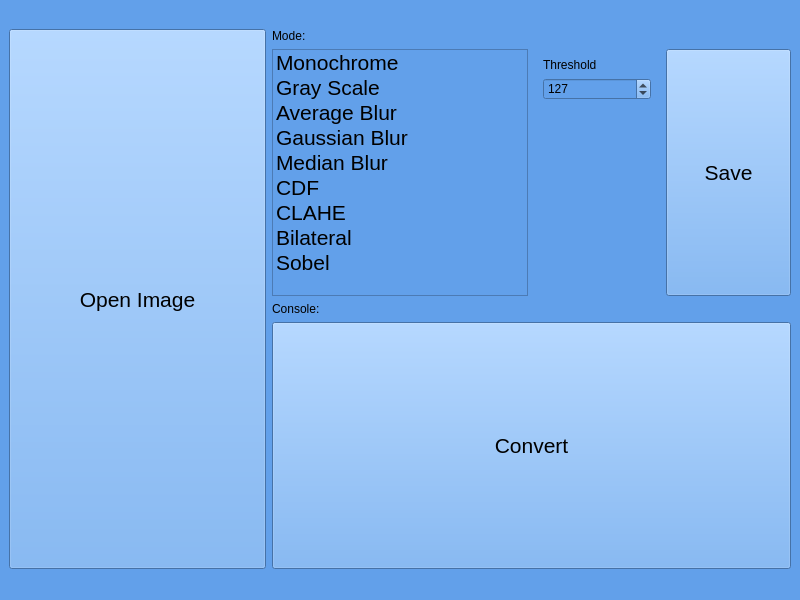
<?xml version="1.0" encoding="UTF-8"?>
<ui version="4.0">
 <class>MainWindow</class>
 <widget class="QMainWindow" name="MainWindow">
  <property name="geometry">
   <rect>
    <x>0</x>
    <y>0</y>
    <width>800</width>
    <height>600</height>
   </rect>
  </property>
  <property name="windowTitle">
   <string>Image Processing</string>
  </property>
  <property name="styleSheet">
   <string notr="true">
background-color: rgb(98, 160, 234);</string>
  </property>
  <widget class="QWidget" name="centralwidget">
   <layout class="QGridLayout" name="gridLayout">
    <item row="0" column="0">
     <widget class="QLabel" name="previewLabel">
      <property name="text">
       <string/>
      </property>
     </widget>
    </item>
    <item row="0" column="2">
     <widget class="QLabel" name="showLabel">
      <property name="text">
       <string/>
      </property>
     </widget>
    </item>
    <item row="1" column="1" colspan="2">
     <layout class="QVBoxLayout" name="verticalLayout">
      <item>
       <widget class="QLabel" name="label">
        <property name="sizePolicy">
         <sizepolicy hsizetype="Fixed" vsizetype="Preferred">
          <horstretch>0</horstretch>
          <verstretch>0</verstretch>
         </sizepolicy>
        </property>
        <property name="text">
         <string>Mode:</string>
        </property>
       </widget>
      </item>
      <item>
       <layout class="QHBoxLayout" name="horizontalLayout_4">
        <item>
         <widget class="QListWidget" name="listWidget">
          <property name="sizePolicy">
           <sizepolicy hsizetype="Preferred" vsizetype="Expanding">
            <horstretch>0</horstretch>
            <verstretch>0</verstretch>
           </sizepolicy>
          </property>
          <item>
           <property name="text">
            <string>Monochrome</string>
           </property>
           <property name="font">
            <font>
             <pointsize>16</pointsize>
            </font>
           </property>
           <property name="background">
            <brush brushstyle="NoBrush">
             <color alpha="255">
              <red>0</red>
              <green>0</green>
              <blue>0</blue>
             </color>
            </brush>
           </property>
          </item>
          <item>
           <property name="text">
            <string>Gray Scale</string>
           </property>
           <property name="font">
            <font>
             <pointsize>16</pointsize>
            </font>
           </property>
           <property name="background">
            <brush brushstyle="NoBrush">
             <color alpha="255">
              <red>0</red>
              <green>0</green>
              <blue>0</blue>
             </color>
            </brush>
           </property>
          </item>
          <item>
           <property name="text">
            <string>Average Blur</string>
           </property>
           <property name="font">
            <font>
             <pointsize>16</pointsize>
            </font>
           </property>
           <property name="foreground">
            <brush brushstyle="NoBrush">
             <color alpha="255">
              <red>0</red>
              <green>0</green>
              <blue>0</blue>
             </color>
            </brush>
           </property>
          </item>
          <item>
           <property name="text">
            <string>Gaussian Blur</string>
           </property>
           <property name="font">
            <font>
             <family>Ubuntu</family>
             <pointsize>16</pointsize>
            </font>
           </property>
          </item>
          <item>
           <property name="text">
            <string>Median Blur</string>
           </property>
           <property name="font">
            <font>
             <pointsize>16</pointsize>
            </font>
           </property>
          </item>
          <item>
           <property name="text">
            <string>CDF</string>
           </property>
           <property name="font">
            <font>
             <pointsize>16</pointsize>
            </font>
           </property>
          </item>
          <item>
           <property name="text">
            <string>CLAHE</string>
           </property>
           <property name="font">
            <font>
             <pointsize>16</pointsize>
            </font>
           </property>
          </item>
          <item>
           <property name="text">
            <string>Bilateral</string>
           </property>
           <property name="font">
            <font>
             <pointsize>16</pointsize>
            </font>
           </property>
          </item>
          <item>
           <property name="text">
            <string>Sobel</string>
           </property>
           <property name="font">
            <font>
             <pointsize>16</pointsize>
            </font>
           </property>
          </item>
         </widget>
        </item>
        <item>
         <widget class="QStackedWidget" name="stackedWidget">
          <property name="sizePolicy">
           <sizepolicy hsizetype="Preferred" vsizetype="Preferred">
            <horstretch>0</horstretch>
            <verstretch>0</verstretch>
           </sizepolicy>
          </property>
          <property name="currentIndex">
           <number>0</number>
          </property>
          <widget class="QWidget" name="page">
           <layout class="QVBoxLayout" name="verticalLayout_2">
            <item>
             <layout class="QGridLayout" name="gridLayout_2">
              <item row="0" column="0">
               <widget class="QLabel" name="label_2">
                <property name="sizePolicy">
                 <sizepolicy hsizetype="Preferred" vsizetype="Preferred">
                  <horstretch>0</horstretch>
                  <verstretch>0</verstretch>
                 </sizepolicy>
                </property>
                <property name="text">
                 <string>Threshold</string>
                </property>
               </widget>
              </item>
              <item row="1" column="0">
               <widget class="QSpinBox" name="spinBox">
                <property name="maximum">
                 <number>255</number>
                </property>
                <property name="value">
                 <number>127</number>
                </property>
               </widget>
              </item>
              <item row="2" column="0">
               <spacer name="verticalSpacer">
                <property name="orientation">
                 <enum>Qt::Vertical</enum>
                </property>
                <property name="sizeHint" stdset="0">
                 <size>
                  <width>20</width>
                  <height>40</height>
                 </size>
                </property>
               </spacer>
              </item>
             </layout>
            </item>
           </layout>
          </widget>
          <widget class="QWidget" name="page_2"/>
         </widget>
        </item>
        <item>
         <widget class="QPushButton" name="saveBut">
          <property name="sizePolicy">
           <sizepolicy hsizetype="Expanding" vsizetype="Expanding">
            <horstretch>0</horstretch>
            <verstretch>0</verstretch>
           </sizepolicy>
          </property>
          <property name="font">
           <font>
            <pointsize>16</pointsize>
           </font>
          </property>
          <property name="text">
           <string>Save</string>
          </property>
         </widget>
        </item>
       </layout>
      </item>
      <item>
       <widget class="QLabel" name="consoleLabel">
        <property name="sizePolicy">
         <sizepolicy hsizetype="Preferred" vsizetype="Preferred">
          <horstretch>0</horstretch>
          <verstretch>0</verstretch>
         </sizepolicy>
        </property>
        <property name="text">
         <string>Console:</string>
        </property>
       </widget>
      </item>
      <item>
       <widget class="QPushButton" name="convertBut">
        <property name="sizePolicy">
         <sizepolicy hsizetype="Expanding" vsizetype="Expanding">
          <horstretch>0</horstretch>
          <verstretch>0</verstretch>
         </sizepolicy>
        </property>
        <property name="font">
         <font>
          <pointsize>16</pointsize>
         </font>
        </property>
        <property name="text">
         <string>Convert</string>
        </property>
       </widget>
      </item>
     </layout>
    </item>
    <item row="1" column="0">
     <widget class="QPushButton" name="openBut">
      <property name="sizePolicy">
       <sizepolicy hsizetype="Preferred" vsizetype="Expanding">
        <horstretch>0</horstretch>
        <verstretch>0</verstretch>
       </sizepolicy>
      </property>
      <property name="font">
       <font>
        <pointsize>16</pointsize>
       </font>
      </property>
      <property name="text">
       <string>Open Image</string>
      </property>
     </widget>
    </item>
   </layout>
  </widget>
  <widget class="QMenuBar" name="menubar">
   <property name="geometry">
    <rect>
     <x>0</x>
     <y>0</y>
     <width>800</width>
     <height>22</height>
    </rect>
   </property>
  </widget>
  <widget class="QStatusBar" name="statusbar"/>
 </widget>
 <resources/>
 <connections/>
</ui>
